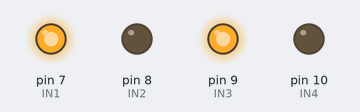
This sketch was run on a simulated Arduino Uno, built with avr-gcc and run on an emulated ATmega328P. Shown: output pins drawn as LEDs (lit = HIGH).

Above: at 0.1 s.
Timing chart, 0 to 1.6 s (numbered marks = the images above):
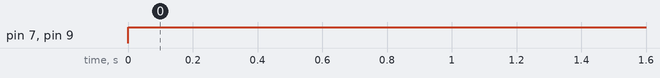

The sketch:

sketch_may24b.ino
```cpp
int IN1 = 7;
int IN2  =8;
int IN3=9;
int  IN4=10;


void setup(){
pinMode(IN1, OUTPUT);
pinMode(IN2, OUTPUT);
pinMode(IN3, OUTPUT);
pinMode(IN4, OUTPUT);

}

void loop(){
digitalWrite(IN1, HIGH);
digitalWrite(IN2, LOW);
digitalWrite(IN3, HIGH);
digitalWrite(IN4, LOW);
}
```

Measured:
- by itself, pin 7 (IN1), pin 9 (IN3): LOW → HIGH at 0.00 s
